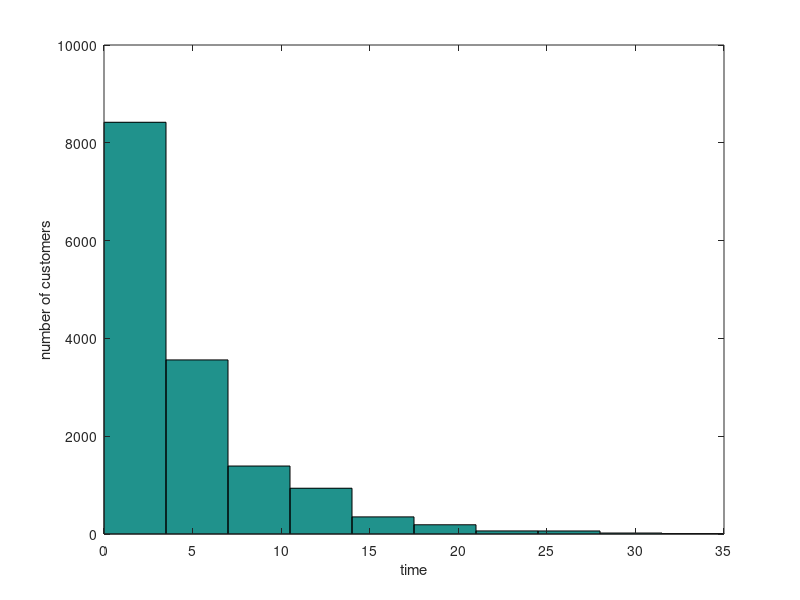
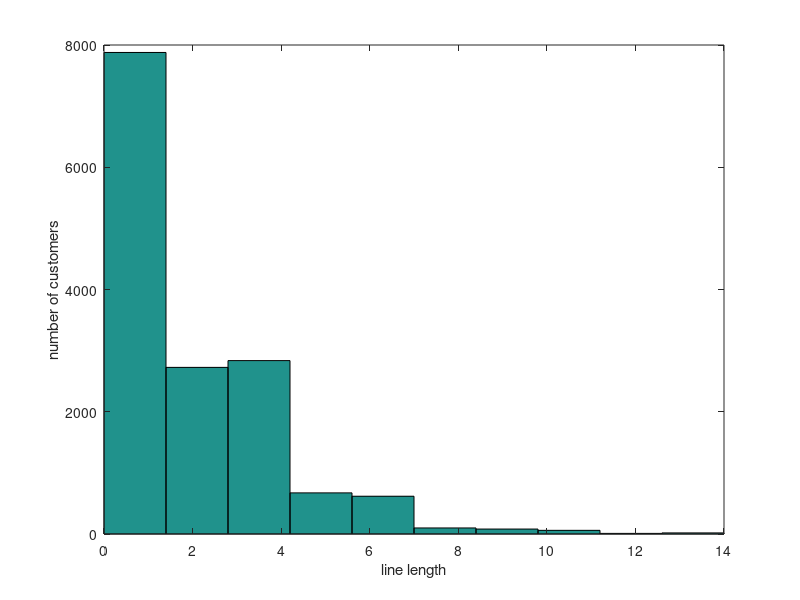

MATLAB code to generate these figures, in order:
function BankServiceProblem
% HIMCM 2013 Problem B: Bank Service Problem
%
% The bank manager is trying to improve customer satisfaction by offering 
% better service. Management wants the average customer to wait less than 2 
% minutes for service and the average length of the queue (length of the 
% waiting line) to be 2 persons or fewer. The bank estimates it serves about
% 150 customers per day. The existing arrival and service times are given 
% in the tables below.
% 
%                         Table 1: Arrival times
%  ----------------------------------------------------------------------
%  Time between arrival (min.) | 0    | 1    | 2    | 3    | 4    | 5
%  Probability                 | 0.10 | 0.15 | 0.10 | 0.35 | 0.25 | 0.05
%  ----------------------------------------------------------------------
%
%                         Table 2: Service times
%  ----------------------------------------------------------------------
%  Service Time (min.)         | 1    | 2    | 3    | 4    
%  Probability                 | 0.25 | 0.20 | 0.40 | 0.15 
%  ----------------------------------------------------------------------
%
%  (1) Build a mathematical model of the system.
%  (2) Determine if the current customer service is satisfactory according 
%      to the manager guidelines. If not, determine, through modeling, the 
%      minimal changes for servers required to accomplish the manager’s goal.
%  (3) In addition to the contest’s format, prepare a short 1-2 page non-
%      technical letter to the bank’s management with your final recommendations.
%
%%-------------------------------------------------------------------------
%  zhou lvwen: zhou.lv.wen@gmail.com
%%-------------------------------------------------------------------------

n = 150;   %The bank estimates it serves about 150 customers per day

% between arrival time and probability
ta = [5 4 3 2 1 0];  pa = [0.05 0.25 0.35 0.10 0.15 0.10]; 

% service time and probability
ts = [  4 3 2 1  ];  ps = [     0.15 0.40 0.20 0.25     ];

% test 100 times
for i = 1:100
    [Twait(i,:), line(i,:)] = bankservice(n, ta, pa, ts, ps);
end

% wait time
figure
hist(Twait(:));
xlabel('time')
ylabel('number of customers')

% line length
figure
hist(line(:))
xlabel('line length')
ylabel('number of customers')


function [Twait, line] = bankservice(n, ta, pa, ts, ps)

pacum = cumsum(pa); % cumulative sum of between arrival time probability
pscum = cumsum(ps); % cumulative sum of service time probability

% get each customers' arrival time
Tarrival = rand(1,n);
for i = 1:length(pa)
    Tarrival(Tarrival<pacum(i)) = ta(i);
end
Tarrival = cumsum(Tarrival);

% get each service time for customers 
Tservice = rand(1,n);
for i = 1:length(ps)
    Tservice(Tservice<pscum(i)) = ts(i);
end

Tstart = zeros(1,n); % start service time
Tleave = zeros(1,n); % leave time
Twait  = zeros(1,n); % wait time
line   = zeros(1,n); % line length


% Tstart(i) = max{ Tleave(i-1), Tarrival(i) }
% Tleave(i) = Tstart(i) + Tservice(i)
% Twait(i)  = Tleave(i) - Tstart(i) - Tservice(i)

% for first customer
Tstart(1) = Tarrival(1);
Tleave(1) = Tstart(1) + Tservice(1);
Twait(1) = Tleave(1) - Tarrival(1) - Tservice(1);
line(1) = 0;

% for 2:n customers
for i = 2:n
   Tstart(i) = max(Tleave(i-1), Tarrival(i));
   k = i-1;
   while ( k>0 )&&( Tarrival(i)<Tleave(k) )
       line(i) = line(i) + 1;
       k = k - 1;
   end
   Tleave(i) = Tstart(i) + Tservice(i);
   Twait(i) = Tleave(i) - Tarrival(i) - Tservice(i);
end